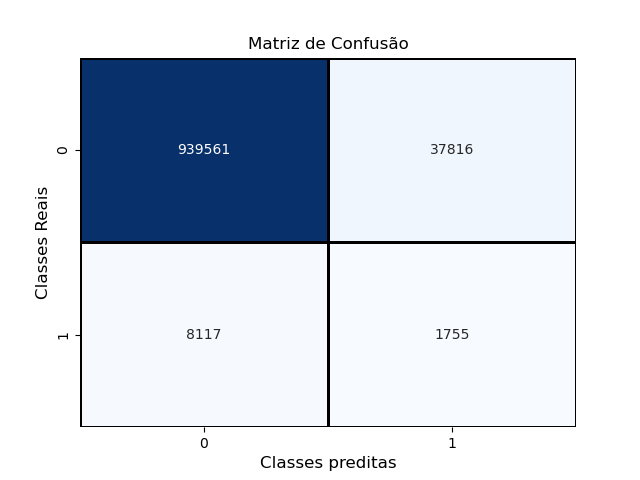

The script that drew this image:
#import os 
#os.environ["tf_gpu_allocator"]="cuda_malloc_async"


from sklearn.model_selection import train_test_split
from sklearn.metrics import confusion_matrix
from sklearn.metrics import accuracy_score
from sklearn.metrics import classification_report

from imblearn.over_sampling import SMOTE

import numpy as np
import matplotlib.pyplot as plt
import pandas as pd

import heapq 
#os.environ["tf_gpu_allocator"]="cuda_malloc_async"



import math
import seaborn as sns


import tensorflow as tf
from tensorflow import keras

from keras.layers import Dense, Input, Dropout, BatchNormalization
from keras.models import Sequential
from keras.utils import to_categorical
from keras.optimizers import Adam
from keras.callbacks import EarlyStopping





# Enable logging to see which CPU cores or operations are being placed
#tf.debugging.set_log_device_placement(True)
def step_function(x):
    return int(x >= 0)

BS=256 #Batch SIze
LR=0.0001 #Learning Rate
DF=0.3 #Dropout Freq
WT=3 #weight for VH error in class_weight
L1=1500 #Number of units in Hidden Layer 1
L2=1500 #Number of units in Hidden Layer 2
L3=1500 #Number of units in Hidden Layer 3

CW = {0: 1.0, 1: WT}

per=0.01 #percentagem de VH




#Training Bit
file_path = "training_bit.txt"

with open(file_path, 'r') as myfile:
    data_training = [list(line.strip()) for line in myfile] # Read each line, convert to a list of characters

#Create the DataFrame
X_treinamento_raw = pd.DataFrame(data_training).astype(int)
print(f"X_treinamento:\n{X_treinamento_raw.describe()}\n")
X_treinamento_raw=np.array(X_treinamento_raw)

#Validation Bit
file_path = "validation_bit.txt"

with open(file_path, 'r') as myfile:
    data_validation = [list(line.strip()) for line in myfile] # Read each line, convert to a list of characters

#Create the DataFrame
X_validacao = pd.DataFrame(data_validation).astype(int)
print(f"X_validacao:\n{X_validacao.describe()}\n")
X_validacao=np.array(X_validacao)

#Testing Bit
file_path = "testing_bit.txt"

with open(file_path, 'r') as myfile:
    data_testing = [list(line.strip()) for line in myfile] # Read each line, convert to a list of characters

#Create the DataFrame
X_teste = pd.DataFrame(data_testing).astype(int)
print(f"X_teste:\n{X_teste.describe()}\n")
X_teste=np.array(X_teste)



#Training Score
file_path = "training_score.txt"
y_treinamento_unravelled=pd.read_csv(file_path, header=None)
y_treinamento_unravelled.columns=['Score']
print(f"y_treinamento_unravelled:\n{y_treinamento_unravelled.describe()}\n")
y_treinamento=np.ravel(y_treinamento_unravelled)

y_treinamento_ar = heapq.nsmallest(math.floor(per*len(y_treinamento)), y_treinamento.T)
y_treinamento_lim = y_treinamento_ar[math.floor(per*len(y_treinamento))-1]
y_treinamento_VH_raw = np.array([1 if x<=y_treinamento_lim else 0 for x in y_treinamento.T])


smote = SMOTE(random_state=42)
X_treinamento, y_treinamento_VH = smote.fit_resample(X_treinamento_raw, y_treinamento_VH_raw)

# Temos 2 classes
# Converter o vetor de rótulos para uma matriz binária
# Alterar o conjunto de dados de rótulos para o formato de string binária 1-de-N (one-hot encoding)
# Teremos uma rede neural com 2 neurônios na camada de saída
#y_treinamento_VH = to_categorical(y_treinamento_VH)


#Validation Score
file_path = "validation_score.txt"
y_validacao_unravelled=pd.read_csv(file_path, header=None)
y_validacao_unravelled.columns=['Score']
print(f"y_validacao_unravelled:\n{y_validacao_unravelled.describe()}\n")
y_validacao=np.ravel(y_validacao_unravelled)

y_validacao_ar = heapq.nsmallest(math.floor(per*len(y_validacao)), y_validacao.T)
y_validacao_lim = y_validacao_ar[math.floor(per*len(y_validacao))-1]
y_validacao_VH = np.array([1 if x<=y_validacao_lim else 0 for x in y_validacao.T])

# Temos 2 classes
# Converter o vetor de rótulos para uma matriz binária
# Alterar o conjunto de dados de rótulos para o formato de string binária 1-de-N (one-hot encoding)
# Teremos uma rede neural com 2 neurônios na camada de saída
#y_validacao_VH = to_categorical(y_validacao_VH)

#Testing Score
file_path = "testing_score.txt"
y_teste_unravelled=pd.read_csv(file_path, header=None)
y_teste_unravelled.columns=['Score']
print(f"y_teste_unravelled:\n{y_teste_unravelled.describe()}\n")
y_teste=np.ravel(y_teste_unravelled)

y_teste_ar = heapq.nsmallest(math.floor(per*len(y_teste)), y_teste.T)
y_teste_lim = y_teste_ar[math.floor(per*len(y_teste))-1]
y_teste_VH = np.array([1 if x<=y_teste_lim else 0 for x in y_teste.T])

# Temos 2 classes
# Converter o vetor de rótulos para uma matriz binária
# Alterar o conjunto de dados de rótulos para o formato de string binária 1-de-N (one-hot encoding)
# Teremos uma rede neural com 2 neurônios na camada de saída
#y_teste_VH = to_categorical(y_teste_VH)






#num_objetos num_colunas
num_objetos, num_colunas = X_treinamento.shape


#Treino teste
#X_treino, X_teste, y_treino, y_teste = train_test_split(previsoes_df, previsoes_VH, test_size = 0.3, random_state = 42)
                                                                  
                                                                  
#Treinamento Validação
#X_treinamento, X_validacao, y_treinamento, y_validacao = train_test_split(X_treino, y_treino, test_size=0.2, random_state=42)


## Topologia da Rede Neural
# - relu:  função de ativação ReLU: f(x) = max(0, x)
# - softmax: cada neurônio de saída receberá uma probabilidade

modelo = Sequential()
modelo.add(Input(shape=(num_colunas,)))
modelo.add(Dense(units=L1,name='camada_escondida_1', activation='relu'))
modelo.add(BatchNormalization()) #Evita loss nan
modelo.add(Dropout(DF))
modelo.add(Dense(units=L2,name='camada_escondida_2', activation='relu'))
modelo.add(BatchNormalization())
modelo.add(Dropout(DF))
modelo.add(Dense(units=L3,name='camada_escondida_3', activation='relu'))
modelo.add(BatchNormalization())
modelo.add(Dropout(DF))
modelo.add(Dense(units=1, name='camada_saida', activation='sigmoid')) #Ou é Virtual hit ou não é
modelo.add(BatchNormalization())
modelo.add(Dropout(DF))


## Parâmetros da Rede Neural
#  optimizer = algoritmo para atualizar os pesos baseado no loss:
#       Ex. 'adam', 'sgd', 'rmsprop'
#  loss = cálculo do erro.
#       Ex.: 'mean_squared_error','categorical_crossentropy', 'binary_crossentropy'
#  metrics = lista de métricas para avaliar o modeloL

#custom_adam = Adam(learning_rate=LR)  # Customizando para definir a learning_rate

#sgd_optimizer = keras.optimizers.SGD(learning_rate=0.01, momentum=0.9)

sgd_optimizer = keras.optimizers.SGD(
    learning_rate=LR,
    momentum=0.9,
    nesterov=True,
    weight_decay=1e-4  # Automatically applies L2 penalty to weights
)

modelo.compile(optimizer = sgd_optimizer,
               loss = 'mean_squared_error',
               metrics = ['accuracy', keras.metrics.Precision(), tf.keras.metrics.Recall()])

modelo.summary()






#Treinamento da Rede Neural

# 150 épocas

# Define the early stopping callback
early_stopping = EarlyStopping(
    monitor='val_loss',     # Watch the validation loss
    min_delta=0.001,        # Minimum change to qualify as an improvement
    patience=10,             # Number of epochs to tolerate oscillation/no improvement
    restore_best_weights=True, # Revert to the best model weights after stopping
    verbose=0
)


# Atenção para o conjunto de validação.

modelo.fit(X_treinamento,
           y_treinamento_VH,
           batch_size = BS,
           epochs = 150,
           class_weight=CW,
           validation_data = (X_validacao, y_validacao_VH), 
           callbacks=[early_stopping]
           )


#Salvar modelo
sv_pth='BS_'+str(BS)+'_LR_'+str(LR)+'_DF_'+str(DF)+'_WT_'+str(WT)+'_'+str(L1)+'_'+str(L2)+'_'+str(L3)
#sv_pth='BS_'+str(BS)+'_LR_'+str(LR)+'_WT_'+str(WT)+'_'+str(L1)+'_'+str(L2)+'_'+str(L3)
modelo.save('./Resultados class/'+sv_pth+'/'+sv_pth+'.h5')


#Extração de previsões
previsoes = modelo.predict(X_teste)

y_previsao_matrix = [step_function(t-0.5) for t in previsoes]
y_teste_matrix = [step_function(t-0.5) for t in y_teste_VH]


# Acurácia do Modelo avaliada no Conjunto de Dados de teste:
accuracy = accuracy_score(y_teste_matrix, y_previsao_matrix)
print("Acurácia no conjunto de teste ( previsões Corretas / todas as previsões  ):\n", accuracy)



#Matriz de confusão - tabela com desempenho do modelo
confusao = confusion_matrix(y_teste_matrix, y_previsao_matrix)
print("Matriz de Confusão no Conjunto de Teste (Classes reais x Classes preditas):")

print("Matriz de Confusão")
print(confusao)

# Matriz de Confusão - representação mais informativa e didática
print("\n\n Matriz de Confusão")
sns.heatmap(
    confusao,
    annot=True,          # Show números nas células
    fmt='d',             # Números como inteiros
    cmap='Blues',        # Paleta de cores
    cbar=False,          # Remover barra à direita
    linewidths=1,        # Adicionar borda
    linecolor='black'    # Cor da borda
)
plt.xlabel('Classes preditas', fontsize=12)
plt.ylabel('Classes Reais', fontsize=12)
plt.title('Matriz de Confusão', fontsize=12)
plt.show()

#https://stackoverflow.com/questions/54141663/how-can-i-solve-error-allocation-exceeds-10-of-system-memory-on-keras
